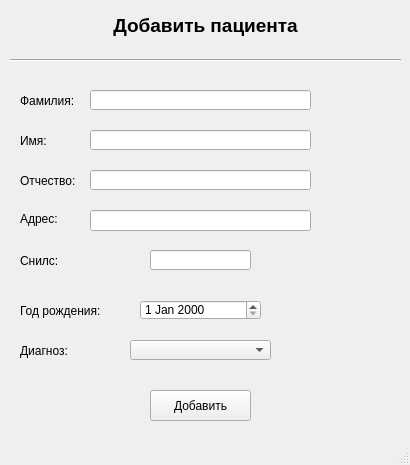
<?xml version="1.0" encoding="UTF-8"?>
<ui version="4.0">
 <class>MainWindow</class>
 <widget class="QMainWindow" name="MainWindow">
  <property name="geometry">
   <rect>
    <x>0</x>
    <y>0</y>
    <width>410</width>
    <height>465</height>
   </rect>
  </property>
  <property name="minimumSize">
   <size>
    <width>410</width>
    <height>465</height>
   </size>
  </property>
  <property name="maximumSize">
   <size>
    <width>410</width>
    <height>465</height>
   </size>
  </property>
  <property name="windowTitle">
   <string>MainWindow</string>
  </property>
  <widget class="QWidget" name="centralwidget">
   <widget class="QLabel" name="label">
    <property name="geometry">
     <rect>
      <x>10</x>
      <y>10</y>
      <width>391</width>
      <height>31</height>
     </rect>
    </property>
    <property name="font">
     <font>
      <pointsize>14</pointsize>
      <weight>75</weight>
      <bold>true</bold>
     </font>
    </property>
    <property name="text">
     <string>Добавить пациента</string>
    </property>
    <property name="alignment">
     <set>Qt::AlignCenter</set>
    </property>
   </widget>
   <widget class="QPushButton" name="pushButton">
    <property name="geometry">
     <rect>
      <x>150</x>
      <y>390</y>
      <width>101</width>
      <height>31</height>
     </rect>
    </property>
    <property name="text">
     <string>Добавить</string>
    </property>
   </widget>
   <widget class="Line" name="line">
    <property name="geometry">
     <rect>
      <x>10</x>
      <y>50</y>
      <width>391</width>
      <height>21</height>
     </rect>
    </property>
    <property name="orientation">
     <enum>Qt::Horizontal</enum>
    </property>
   </widget>
   <widget class="QLineEdit" name="lineEdit">
    <property name="enabled">
     <bool>true</bool>
    </property>
    <property name="geometry">
     <rect>
      <x>90</x>
      <y>90</y>
      <width>221</width>
      <height>20</height>
     </rect>
    </property>
    <property name="contextMenuPolicy">
     <enum>Qt::NoContextMenu</enum>
    </property>
    <property name="layoutDirection">
     <enum>Qt::LeftToRight</enum>
    </property>
    <property name="alignment">
     <set>Qt::AlignLeading|Qt::AlignLeft|Qt::AlignVCenter</set>
    </property>
    <property name="dragEnabled">
     <bool>false</bool>
    </property>
   </widget>
   <widget class="QLabel" name="label_7">
    <property name="geometry">
     <rect>
      <x>20</x>
      <y>330</y>
      <width>61</width>
      <height>41</height>
     </rect>
    </property>
    <property name="text">
     <string>Диагноз:</string>
    </property>
   </widget>
   <widget class="QComboBox" name="comboBox">
    <property name="geometry">
     <rect>
      <x>130</x>
      <y>340</y>
      <width>141</width>
      <height>20</height>
     </rect>
    </property>
   </widget>
   <widget class="QLabel" name="label_4">
    <property name="geometry">
     <rect>
      <x>20</x>
      <y>160</y>
      <width>61</width>
      <height>41</height>
     </rect>
    </property>
    <property name="text">
     <string>Отчество:</string>
    </property>
   </widget>
   <widget class="QLabel" name="label_2">
    <property name="geometry">
     <rect>
      <x>20</x>
      <y>80</y>
      <width>61</width>
      <height>41</height>
     </rect>
    </property>
    <property name="text">
     <string>Фамилия:</string>
    </property>
   </widget>
   <widget class="QLabel" name="label_6">
    <property name="geometry">
     <rect>
      <x>20</x>
      <y>290</y>
      <width>81</width>
      <height>41</height>
     </rect>
    </property>
    <property name="text">
     <string>Год рождения:</string>
    </property>
   </widget>
   <widget class="QLineEdit" name="lineEdit_4">
    <property name="geometry">
     <rect>
      <x>90</x>
      <y>210</y>
      <width>221</width>
      <height>21</height>
     </rect>
    </property>
    <property name="text">
     <string/>
    </property>
   </widget>
   <widget class="QLabel" name="label_5">
    <property name="geometry">
     <rect>
      <x>20</x>
      <y>203</y>
      <width>61</width>
      <height>31</height>
     </rect>
    </property>
    <property name="text">
     <string>Адрес:</string>
    </property>
   </widget>
   <widget class="QLineEdit" name="lineEdit_3">
    <property name="geometry">
     <rect>
      <x>90</x>
      <y>170</y>
      <width>221</width>
      <height>20</height>
     </rect>
    </property>
   </widget>
   <widget class="QLabel" name="label_8">
    <property name="geometry">
     <rect>
      <x>20</x>
      <y>240</y>
      <width>61</width>
      <height>41</height>
     </rect>
    </property>
    <property name="text">
     <string>Снилс:</string>
    </property>
   </widget>
   <widget class="QDateEdit" name="dateEdit">
    <property name="geometry">
     <rect>
      <x>140</x>
      <y>300</y>
      <width>121</width>
      <height>20</height>
     </rect>
    </property>
   </widget>
   <widget class="QLineEdit" name="lineEdit_2">
    <property name="geometry">
     <rect>
      <x>90</x>
      <y>130</y>
      <width>221</width>
      <height>20</height>
     </rect>
    </property>
   </widget>
   <widget class="QLabel" name="label_3">
    <property name="geometry">
     <rect>
      <x>20</x>
      <y>120</y>
      <width>61</width>
      <height>41</height>
     </rect>
    </property>
    <property name="text">
     <string>Имя:</string>
    </property>
   </widget>
   <widget class="QLineEdit" name="lineEdit_5">
    <property name="geometry">
     <rect>
      <x>150</x>
      <y>250</y>
      <width>101</width>
      <height>20</height>
     </rect>
    </property>
    <property name="text">
     <string/>
    </property>
   </widget>
  </widget>
  <widget class="QMenuBar" name="menubar">
   <property name="geometry">
    <rect>
     <x>0</x>
     <y>0</y>
     <width>410</width>
     <height>21</height>
    </rect>
   </property>
  </widget>
  <widget class="QStatusBar" name="statusbar"/>
 </widget>
 <resources/>
 <connections/>
</ui>
